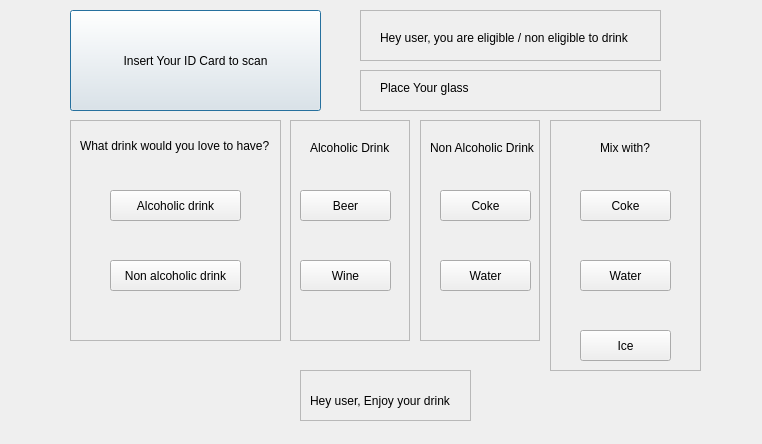
<?xml version="1.0" encoding="UTF-8"?>
<ui version="4.0">
 <class>Dialog</class>
 <widget class="QDialog" name="Dialog">
  <property name="geometry">
   <rect>
    <x>0</x>
    <y>0</y>
    <width>762</width>
    <height>444</height>
   </rect>
  </property>
  <property name="windowTitle">
   <string>Dialog</string>
  </property>
  <widget class="QPushButton" name="pushButton">
   <property name="geometry">
    <rect>
     <x>70</x>
     <y>10</y>
     <width>251</width>
     <height>101</height>
    </rect>
   </property>
   <property name="text">
    <string>Insert Your ID Card to scan</string>
   </property>
  </widget>
  <widget class="QFrame" name="DrinkType">
   <property name="geometry">
    <rect>
     <x>70</x>
     <y>120</y>
     <width>211</width>
     <height>221</height>
    </rect>
   </property>
   <property name="frameShape">
    <enum>QFrame::StyledPanel</enum>
   </property>
   <property name="frameShadow">
    <enum>QFrame::Raised</enum>
   </property>
   <widget class="QLabel" name="Drink_Label">
    <property name="geometry">
     <rect>
      <x>10</x>
      <y>10</y>
      <width>191</width>
      <height>31</height>
     </rect>
    </property>
    <property name="text">
     <string>What drink would you love to have?</string>
    </property>
   </widget>
   <widget class="QPushButton" name="NonAlcohol">
    <property name="geometry">
     <rect>
      <x>40</x>
      <y>140</y>
      <width>131</width>
      <height>31</height>
     </rect>
    </property>
    <property name="text">
     <string>Non alcoholic drink</string>
    </property>
   </widget>
   <widget class="QPushButton" name="Alcohol">
    <property name="geometry">
     <rect>
      <x>40</x>
      <y>70</y>
      <width>131</width>
      <height>31</height>
     </rect>
    </property>
    <property name="text">
     <string>Alcoholic drink</string>
    </property>
   </widget>
  </widget>
  <widget class="QFrame" name="Alcoholic_Drink">
   <property name="geometry">
    <rect>
     <x>290</x>
     <y>120</y>
     <width>120</width>
     <height>221</height>
    </rect>
   </property>
   <property name="frameShape">
    <enum>QFrame::StyledPanel</enum>
   </property>
   <property name="frameShadow">
    <enum>QFrame::Raised</enum>
   </property>
   <widget class="QPushButton" name="Wine">
    <property name="geometry">
     <rect>
      <x>10</x>
      <y>140</y>
      <width>91</width>
      <height>31</height>
     </rect>
    </property>
    <property name="text">
     <string>Wine</string>
    </property>
   </widget>
   <widget class="QPushButton" name="Beer">
    <property name="geometry">
     <rect>
      <x>10</x>
      <y>70</y>
      <width>91</width>
      <height>31</height>
     </rect>
    </property>
    <property name="text">
     <string>Beer</string>
    </property>
   </widget>
   <widget class="QLabel" name="AlcoholQn">
    <property name="geometry">
     <rect>
      <x>20</x>
      <y>20</y>
      <width>80</width>
      <height>16</height>
     </rect>
    </property>
    <property name="text">
     <string>Alcoholic Drink</string>
    </property>
   </widget>
  </widget>
  <widget class="QFrame" name="NonAlcohol_2">
   <property name="geometry">
    <rect>
     <x>420</x>
     <y>120</y>
     <width>120</width>
     <height>221</height>
    </rect>
   </property>
   <property name="frameShape">
    <enum>QFrame::StyledPanel</enum>
   </property>
   <property name="frameShadow">
    <enum>QFrame::Raised</enum>
   </property>
   <widget class="QPushButton" name="pushButton_16">
    <property name="geometry">
     <rect>
      <x>20</x>
      <y>140</y>
      <width>91</width>
      <height>31</height>
     </rect>
    </property>
    <property name="text">
     <string>Water</string>
    </property>
   </widget>
   <widget class="QLabel" name="label_3">
    <property name="geometry">
     <rect>
      <x>10</x>
      <y>20</y>
      <width>111</width>
      <height>16</height>
     </rect>
    </property>
    <property name="text">
     <string>Non Alcoholic Drink</string>
    </property>
   </widget>
   <widget class="QPushButton" name="pushButton_8">
    <property name="geometry">
     <rect>
      <x>20</x>
      <y>70</y>
      <width>91</width>
      <height>31</height>
     </rect>
    </property>
    <property name="text">
     <string>Coke</string>
    </property>
   </widget>
  </widget>
  <widget class="QFrame" name="MixWith">
   <property name="geometry">
    <rect>
     <x>550</x>
     <y>120</y>
     <width>151</width>
     <height>251</height>
    </rect>
   </property>
   <property name="frameShape">
    <enum>QFrame::StyledPanel</enum>
   </property>
   <property name="frameShadow">
    <enum>QFrame::Raised</enum>
   </property>
   <widget class="QLabel" name="label_4">
    <property name="geometry">
     <rect>
      <x>50</x>
      <y>20</y>
      <width>80</width>
      <height>16</height>
     </rect>
    </property>
    <property name="text">
     <string>Mix with?</string>
    </property>
   </widget>
   <widget class="QPushButton" name="pushButton_9">
    <property name="geometry">
     <rect>
      <x>30</x>
      <y>70</y>
      <width>91</width>
      <height>31</height>
     </rect>
    </property>
    <property name="text">
     <string>Coke</string>
    </property>
   </widget>
   <widget class="QPushButton" name="pushButton_14">
    <property name="geometry">
     <rect>
      <x>30</x>
      <y>140</y>
      <width>91</width>
      <height>31</height>
     </rect>
    </property>
    <property name="text">
     <string>Water</string>
    </property>
   </widget>
   <widget class="QPushButton" name="pushButton_18">
    <property name="geometry">
     <rect>
      <x>30</x>
      <y>210</y>
      <width>91</width>
      <height>31</height>
     </rect>
    </property>
    <property name="text">
     <string>Ice</string>
    </property>
   </widget>
  </widget>
  <widget class="QFrame" name="ID_scan_Result">
   <property name="geometry">
    <rect>
     <x>360</x>
     <y>10</y>
     <width>301</width>
     <height>51</height>
    </rect>
   </property>
   <property name="frameShape">
    <enum>QFrame::StyledPanel</enum>
   </property>
   <property name="frameShadow">
    <enum>QFrame::Raised</enum>
   </property>
   <widget class="QLabel" name="label_6">
    <property name="geometry">
     <rect>
      <x>20</x>
      <y>20</y>
      <width>281</width>
      <height>16</height>
     </rect>
    </property>
    <property name="text">
     <string>Hey user, you are eligible / non eligible to drink</string>
    </property>
   </widget>
   <widget class="QFrame" name="ID_scan_Result_2">
    <property name="geometry">
     <rect>
      <x>0</x>
      <y>50</y>
      <width>491</width>
      <height>51</height>
     </rect>
    </property>
    <property name="frameShape">
     <enum>QFrame::StyledPanel</enum>
    </property>
    <property name="frameShadow">
     <enum>QFrame::Raised</enum>
    </property>
   </widget>
  </widget>
  <widget class="QFrame" name="Glass_Position">
   <property name="geometry">
    <rect>
     <x>360</x>
     <y>70</y>
     <width>301</width>
     <height>41</height>
    </rect>
   </property>
   <property name="frameShape">
    <enum>QFrame::StyledPanel</enum>
   </property>
   <property name="frameShadow">
    <enum>QFrame::Raised</enum>
   </property>
   <widget class="QLabel" name="label_8">
    <property name="geometry">
     <rect>
      <x>20</x>
      <y>10</y>
      <width>271</width>
      <height>16</height>
     </rect>
    </property>
    <property name="text">
     <string>Place Your glass</string>
    </property>
   </widget>
  </widget>
  <widget class="QFrame" name="Result">
   <property name="geometry">
    <rect>
     <x>300</x>
     <y>370</y>
     <width>171</width>
     <height>51</height>
    </rect>
   </property>
   <property name="frameShape">
    <enum>QFrame::StyledPanel</enum>
   </property>
   <property name="frameShadow">
    <enum>QFrame::Raised</enum>
   </property>
   <widget class="QLabel" name="label_7">
    <property name="geometry">
     <rect>
      <x>10</x>
      <y>10</y>
      <width>141</width>
      <height>41</height>
     </rect>
    </property>
    <property name="text">
     <string>Hey user, Enjoy your drink</string>
    </property>
   </widget>
  </widget>
 </widget>
 <resources/>
 <connections/>
</ui>
